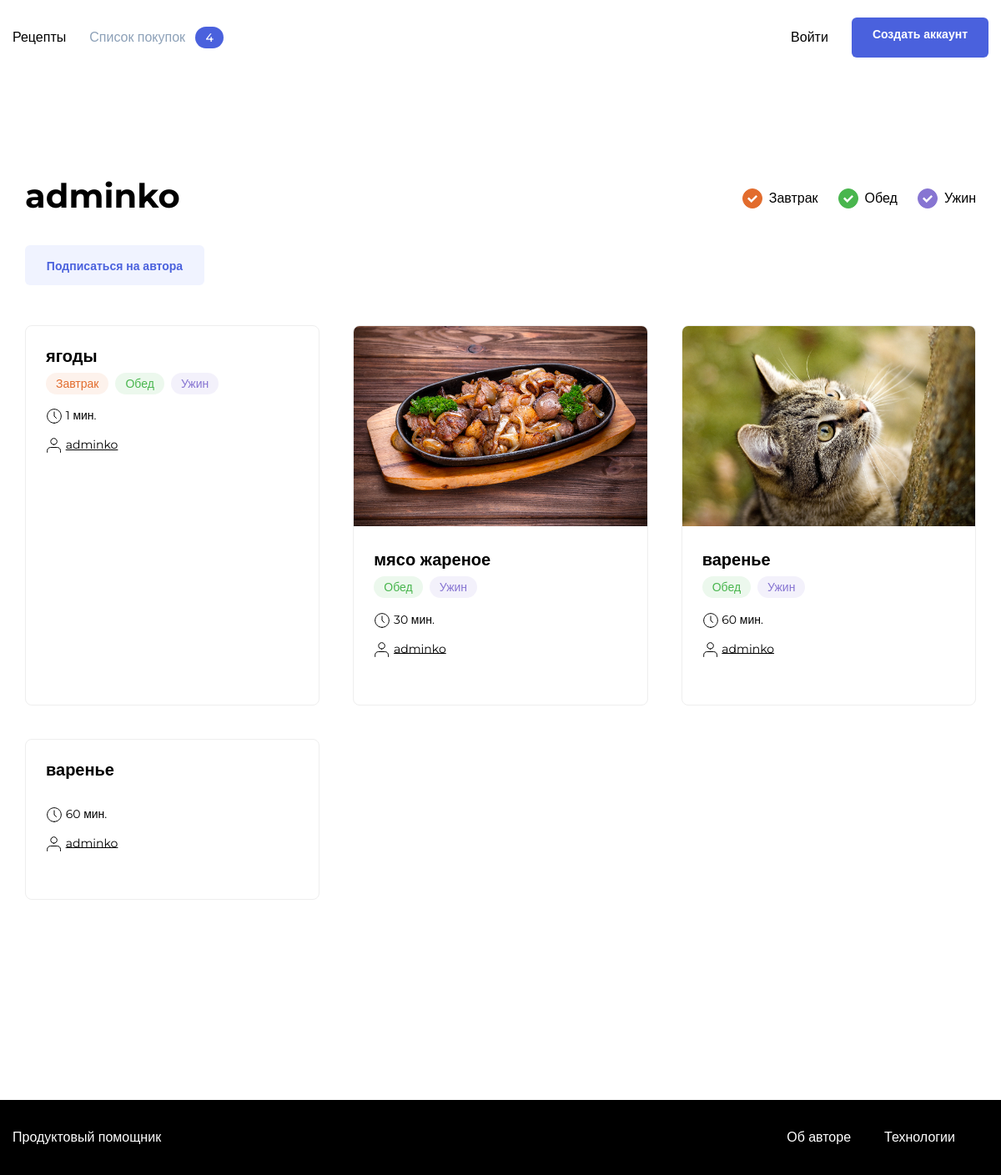
/adminko/, run on an earlier commit of the app's database.
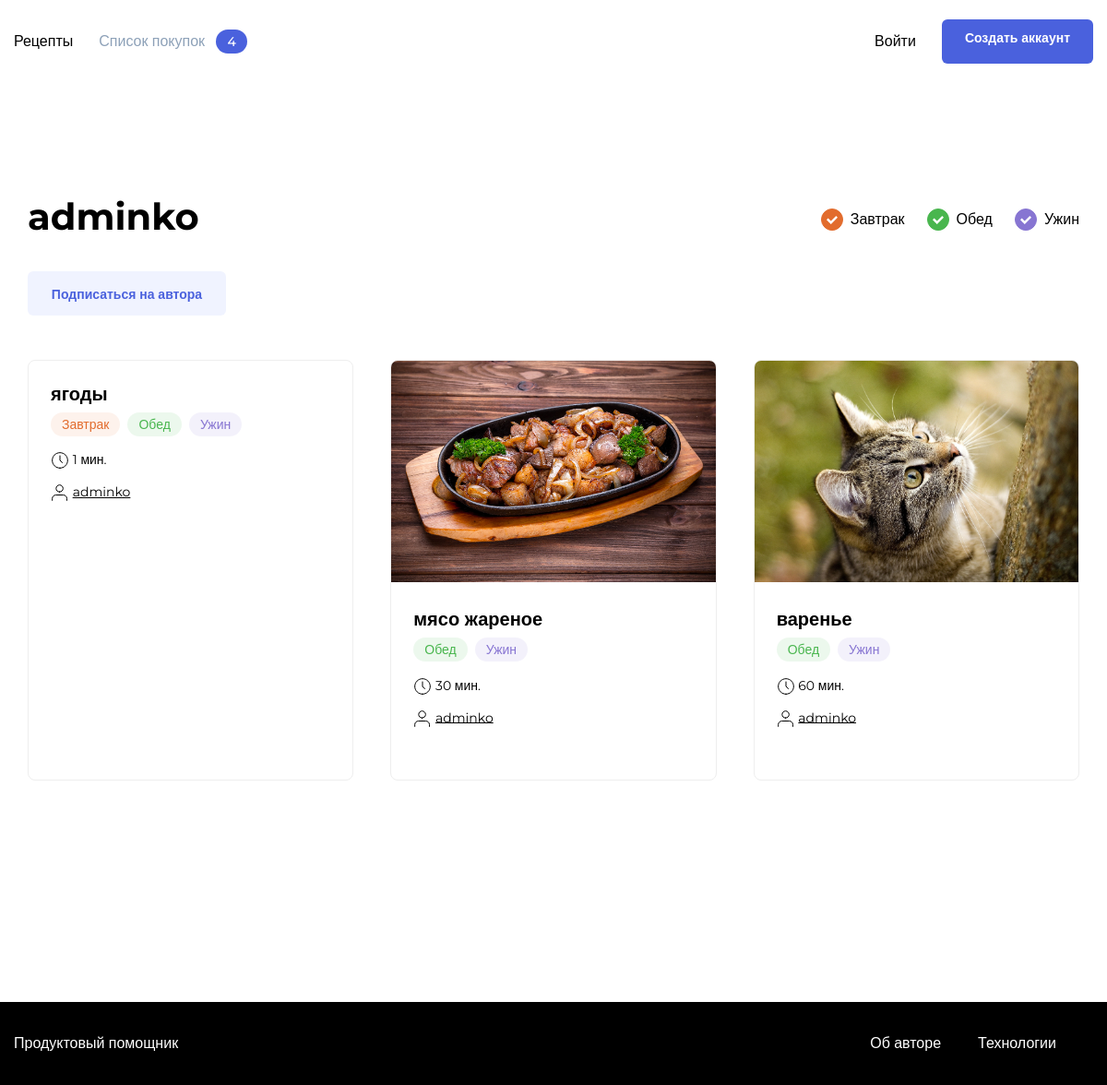
And on a later commit of the database.
### prod_h/models.py (models this page shows, shortened)
class Recipe(models.Model):
    author = models.ForeignKey(
        User,
        on_delete=models.CASCADE,
        related_name='recipes',
        verbose_name='автор рецепта',
    )
    name = models.CharField(
        max_length=100,
        verbose_name='Название рецепта',
        help_text='Максимальная длинна 100 символов',)
    image = models.ImageField(upload_to='prod_h/', blank=True, null=True)
    text = models.TextField(
        blank=True,
        verbose_name='Описание',
        help_text='Описание рецепта',)
    ingredients = models.ManyToManyField(
        ListOfIngridients,
        through='Amount',
        through_fields=('recipe', 'ingredient'),
        verbose_name='Игредиенты',
        help_text='Игредиенты',)
    tags = models.ManyToManyField(Teg, )
    time = models.IntegerField(verbose_name='Вермя приготовления')
    pub_date = models.DateTimeField("date published", auto_now_add=True)
    slug = models.SlugField(
        max_length=500,
        unique=True,
        blank=True,
    )
    class Meta:
        ordering = ["-pub_date"]

class Teg(models.Model):
    name = models.CharField(max_length=20)
    slug = models.SlugField(unique=True)
    color = models.CharField(
        max_length=20,
        verbose_name='Цвет тега',
        blank=True
    )

### prod_h/views.py (the view)
# urls.py: path('<str:username>/', views.authors_recipes, name='authors-recipes'),
def authors_recipes(request, username):
    author = get_object_or_404(User, username=username)
    user_recipe = author.recipes.all()
    paginator = Paginator(user_recipe, 6)
    page_number = request.GET.get('page')
    page = paginator.get_page(page_number)
    context = {
        'page': page,
        'paginator': paginator,
        'author': author,}
    return render(request, "authorRecipe.html", context=context)

### templates/authorRecipe.html (shortened to what this page needs)
{% extends "base.html" %}
{% load static %}
{% block static_css %}<link rel="stylesheet" href="{% static 'pages/index.css' %}">{% endblock %}
{%block content%}
    <main class="main container">
        <div class="main__header">
            <h1 class="main__title">{{author }}</h1>
            <ul class="tags">
                <li class="tags__item">
                    <a id="breakfast" class="tags__checkbox tags__checkbox_style_orange tags__checkbox_active" href="#"></a>
                    <span class="tags__label">Завтрак</span>
                </li>
                <li class="tags__item">
                    <a id="lunch" class="tags__checkbox tags__checkbox_style_green tags__checkbox_active" href="#"></a>
                    <span for="lunch" class="tags__label">Обед</span>
                </li>
                <li class="tags__item">
                    <a id="dinner" class="tags__checkbox tags__checkbox_style_purple tags__checkbox_active" href="#"></a>
                    <label for="dinner" class="tags__label">Ужин</label>
                </li>
            </ul>
        </div>
        <div class="author-subscribe" data-author="323">
            <p style="padding: 0 0 2em 0;"><button class="button button_style_light-blue button_size_subscribe" name="subscribe" data-out>Подписаться на автора</button></p>
        </div>
        <div class="card-list">
            {% for post in page %}
            {% include "includes/post_item.html" with post=post %}
            {% endfor %}
        </div>
    </main>
{%endblock%}

### templates/includes/post_item.html (shortened to what this page needs)
<div class="card" data-id="120">
      {% load thumbnail %}
      {% thumbnail post.image "364x240" crop="center" upscale=True as img %}
        <a href="{% url 'recipe_detail' post.id %}" class="link" target="_blank"><img src="{{ img.url }}" alt="{{ post.name }}" class="card__image"></a>
      {% endthumbnail %}
        <div class="card__body">
            <a class="card__title link" href="{% url 'recipe_detail' post.id %}" target="_blank">{{post.name}}</a>
            <ul class="card__items">
                {%include "includes/tag.html"%}
            </ul>
            <div class="card__items card__items_column">
                <p class="card__text"><span class="icon-time"></span> {{post.time}} мин.</p>
                <p class="card__text"><span class="icon-user"></span> <a href="{%url 'authors-recipes' username=post.author.username %}" style="color: black">{{post.author.username}}</a></p>
            </div>
        </div>
        <div class="card__footer">
        </div>
    </div>

### templates/includes/tag.html
{% for tag in post.tags.all %}
    {% if tag.name == 'breakfast' %}
        <li class="card__item"><span class="badge badge_style_orange">Завтрак</span></li>
    {% elif tag.name == 'lunch' %}
        <li class="card__item"><span class="badge badge_style_green">Обед</span></li>
    {% elif tag.name == 'dinner' %}
        <li class="card__item"><span class="badge badge_style_purple">Ужин</span></li>
    {% endif %}
{% endfor %}

What changed in the data, as far as the page shows it:
removed Recipe: name "варенье", time "60", author.username "adminko"
